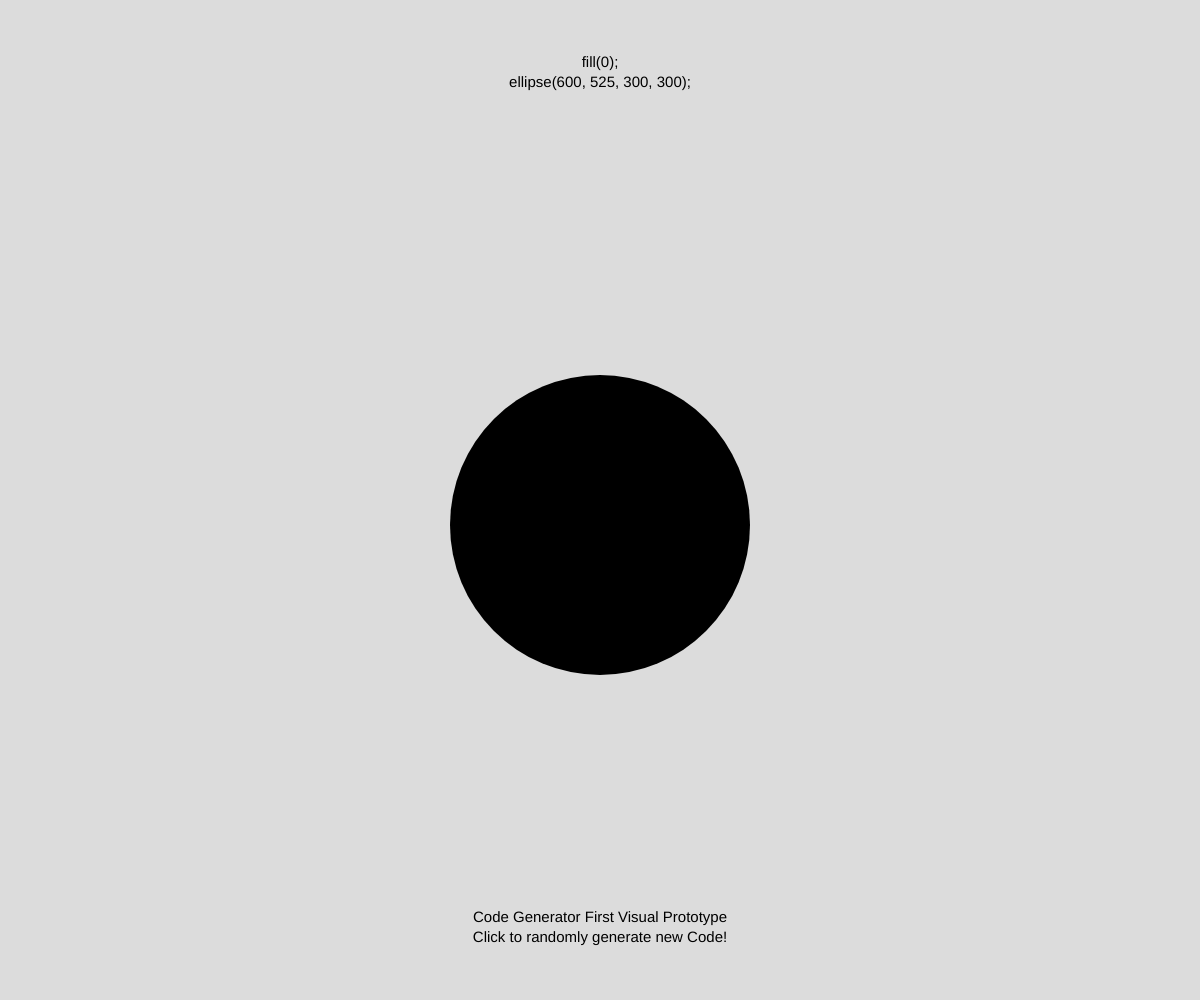
Frame 1 (no input)
Frame 60 (no input): identical to frame 1, image omitted
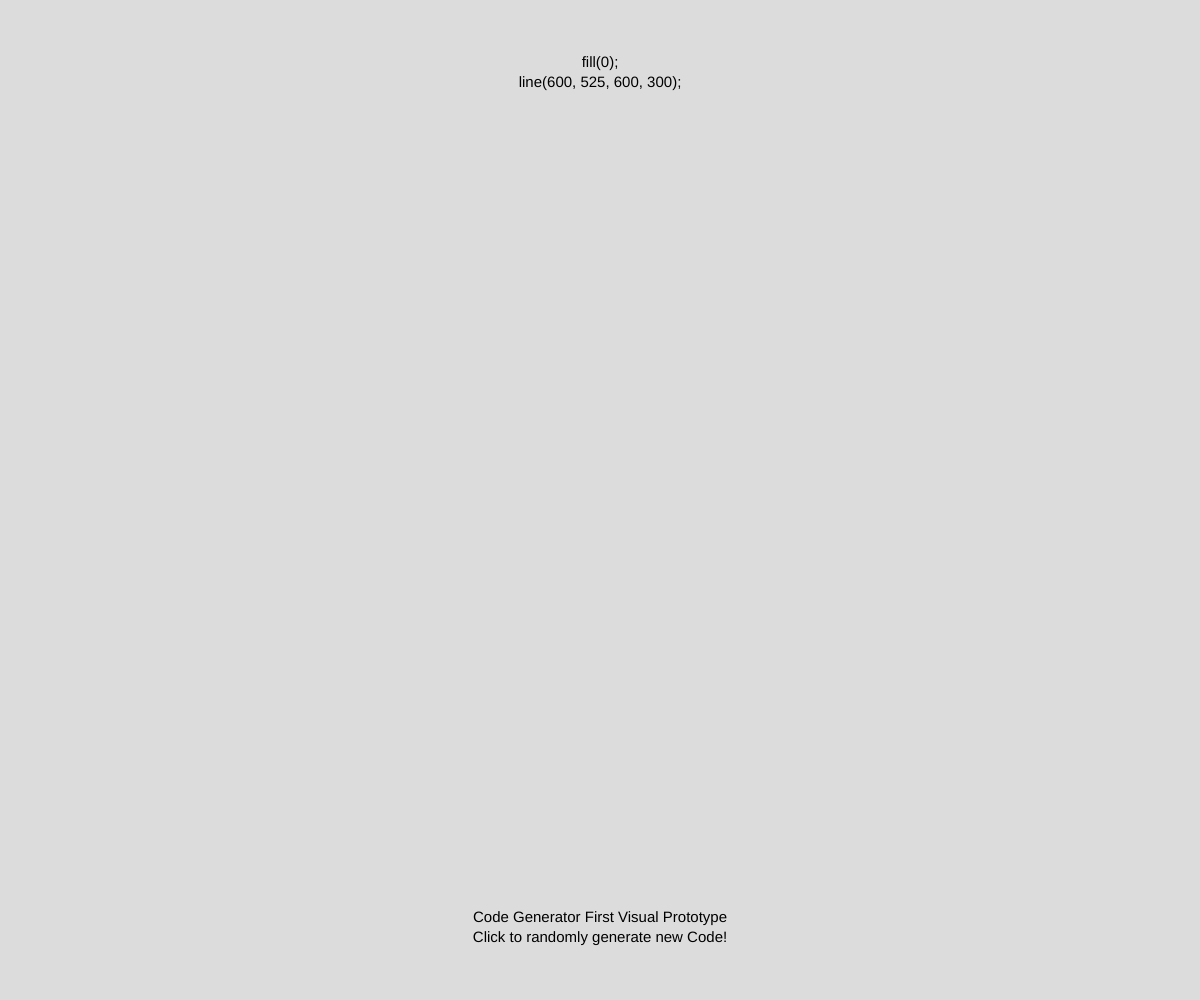
Frame 120 (the mouse pressed at the canvas centre since frame 60)

The p5.js sketch that drew these frames (run headless with seeded random() and noise() and a simulated clock; from frame 60 on, the mouse is pressed at the canvas centre):

// p5.js sketch
// ── sketch.js
// Code Generator First Visual Prototype

let xco, yco; // coordinates
let rad, yoff;
let sha = []; // shape array
let shaval; // random shape value
let atri = []; // style array
let artival; // random style value

function setup() {
  createCanvas(windowWidth, windowHeight);
  rectMode(CENTER);
  textAlign(CENTER, CENTER);
  textSize(15);

  xco = width / 2;
  yco = height / 2 + 25;
  rad = width / 4;
  yoff = height / 16;

  sha = ['ellipse', 'rect', 'line'];
  shaval = 'ellipse';
  atri = ['fill', 'stroke', 'strokeWeight'];
  atrival = 'fill';
}

function draw() {
  background(220);

  // title text
  noStroke();
  fill(0);
  text('Code Generator First Visual Prototype', width / 2, height - (yoff + 20));
  text('Click to randomly generate new Code!', width / 2, height - yoff);

  // text display conditions
  if (shaval == 'line' && atrival !== 'strokeWeight') {
    noStroke();
    fill(0);
    text(atrival + '(0);', width / 2, yoff);
    text(shaval + '(' + xco + ', ' + yco + ', ' + xco + ', ' + rad + ');', width / 2, yoff + 20);

  } else if (shaval !== 'line' && atrival == 'strokeWeight') {
    noStroke();
    fill(0);
    text(atrival + '(10);', width / 2, yoff);
    text(shaval + '(' + xco + ', ' + yco + ', ' + xco + ', ' + rad + ');', width / 2, yoff + 20);

  } else if (shaval == 'line' && atrival == 'strokeWeight') {
    noStroke();
    fill(0);
    text(atrival + '(10);', width / 2, yoff);
    text(shaval + '(' + xco + ', ' + yco + ', ' + xco + ', ' + rad + ');', width / 2, yoff + 20);

  } else {
    noStroke();
    fill(0);
    text(atrival + '(0);', width / 2, yoff);
    text(shaval + '(' + xco + ', ' + yco + ', ' + rad + ', ' + rad + ');', width / 2, yoff + 20);
  }

  console.log(shaval, atrival);

  // sketch conditionals
  noFill();
  noStroke();
  if (shaval == 'ellipse' && atrival == 'fill') {
    fill(0);
    ellipse(xco, yco, rad, rad);
  } else if (shaval == 'ellipse' && atrival == 'stroke') {
    stroke(0);
    ellipse(xco, yco, rad, rad);
  } else if (shaval == 'ellipse' && atrival == 'strokeWeight') {
    stroke(0);
    strokeWeight(10);
    ellipse(xco, yco, rad, rad);
  } else if (shaval == 'rect' && atrival == 'fill') {
    fill(0);
    rect(xco, yco, rad, rad);
  } else if (shaval == 'rect' && atrival == 'stroke') {
    stroke(0);
    rect(xco, yco, rad, rad);
  } else if (shaval == 'rect' && atrival == 'strokeWeight') {
    stroke(0);
    strokeWeight(10);
    rect(xco, yco, rad, rad);
  } else if (shaval == 'line' && atrival == 'fill') {
    fill(0);
    line(xco, yco, xco, rad);
  } else if (shaval == 'line' && atrival == 'stroke') {
    stroke(0);
    line(xco, yco, xco, rad);
  } else if (shaval == 'line' && atrival == 'strokeWeight') {
    stroke(0);
    strokeWeight(10);
    line(xco, yco, xco, rad);
  }
}

function mousePressed() { //interaction
  shaval = random(sha);
  atrival = random(atri);
}

function windowResized() {
  resizeCanvas(windowWidth, windowHeight);
}
